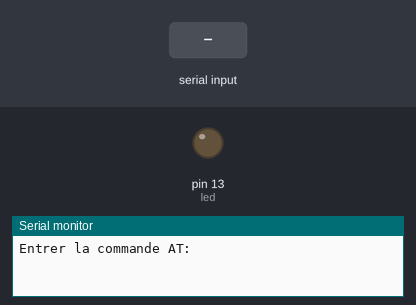
Simulated run of this sketch. Board: Arduino Uno, built with avr-gcc and run on an emulated ATmega328P. On the bench: output pins drawn as LEDs (lit = HIGH), the last lines printed to the serial monitor. The inputs (shaded band) are chosen by the test bench.

Above: at 1.2 s.
1.3 s: "1" received over the second serial link
At 2.2 s:
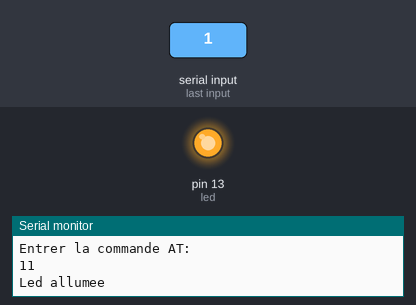
Timing chart, 0 to 4.3 s (numbered marks = the images above; inputs shaded):
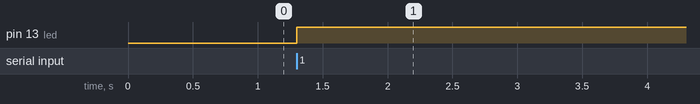

Measured:
- after the input at 1.3 s, pin 13 (led): LOW → HIGH at once

The sketch:

arduino_bluetooth_hc06_setup.ino
```cpp
/* HC-06 Config est un programme qui permet de configurer le module Bluetooth */
// changer le nom AT+NAMENom_du_module (sans espace)
// changer le code PIN AT+PINcode (sans espace)
// changer la vitesse de transmission AT+BAUD4 (4 pour 9600, 5 pour 19200, 6 pour 38400, 7 pour 57600, 8 pour 115200)
// Création d'une liaison série sur les broches 2 et 3

#include <SoftwareSerial.h>                                // appel de la bibliothèque
SoftwareSerial HC06(2, 3);                                   // RX, TX
int led = 13;
char keyNumber;

void setup()
{
HC06.begin(9600);                       // initialisation connexion série Bluetooth à 9600 bauds
Serial.begin(9600);                     // initialisation liaison série à 9600 bauds
pinMode(led,OUTPUT) ;                   // la broche led est en sortie
Serial.println("Entrer la commande AT:");
}

void loop()
{
 // si le HC-06 transmet, on écrit le message dans le moniteur série
 if (HC06.available())
 {
 keyNumber = HC06.read();
 Serial.write(keyNumber);// afficher dans le moniteur série ce que l'on écrit
 Serial.println(keyNumber);

 if (keyNumber==49)
   {
    Serial.println("Led allumee");
    digitalWrite(led,HIGH);
    }

 }
 // si on écrit dans le moniteur série, on transmet le message dans le module HC-06
 if (Serial.available())
 {
 HC06.write(Serial.read());
 }

  }
```
